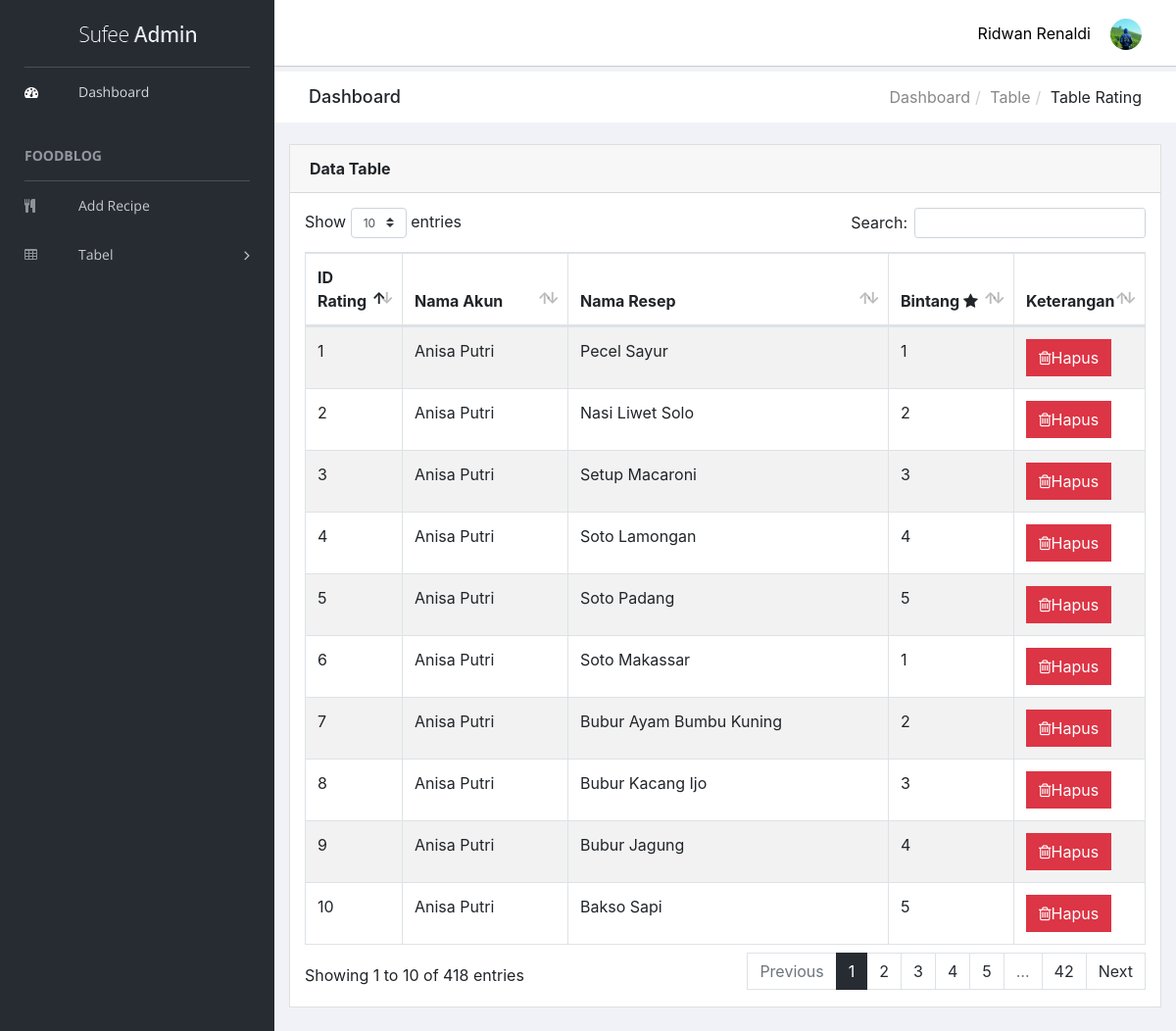
Page /admin/tables-rating.php (signed in) on the committed database.
### tables this page shows
CREATE TABLE `akun` (
  `ID_Akun` int(11) NOT NULL,
  `Nama` varchar(45) NOT NULL,
  `Email` varchar(45) NOT NULL,
  `Password` varchar(45) NOT NULL,
  `Foto` varchar(255) NOT NULL,
  `Status` enum('Admin','User') NOT NULL
);

CREATE TABLE `rating` (
  `ID_Rating` int(11) NOT NULL,
  `ID_Akun` int(11) DEFAULT NULL,
  `ID_Resep` int(11) DEFAULT NULL,
  `Bintang` int(11) DEFAULT NULL
);

CREATE TABLE `resep` (
  `ID_Resep` int(11) NOT NULL,
  `ID_Akun` int(11) DEFAULT NULL,
  `Judul` varchar(255) NOT NULL,
  `Bahan` text NOT NULL,
  `Langkah` text NOT NULL,
  `Waktu` text NOT NULL,
  `Gambar` varchar(255) NOT NULL,
  `Kategori` enum('Appetizer','Main Course','Dessert') NOT NULL,
  `Tanggal` date NOT NULL,
  `Validasi` enum('True','False') NOT NULL
);

### admin/tables-rating.php (the view, shortened to what this page needs)
<?php
    include 'process/connection.php';
    if (!$_SESSION) {
        echo "
            <script>
                document.location = 'page-login.php';;
            </script>
        ";
    } else {
        if ($_SESSION['Admin_Halaman'] == 'SufeeAdmin') {
            $ID_Akun = $_SESSION['Admin_ID_Akun'];
            $query = "SELECT * FROM Akun WHERE ID_Akun='$ID_Akun' AND Status='Admin' ";
            $kueri = "
            SELECT ID_Rating, Nama, Judul, Bintang
            FROM Rating, Akun, Resep
            WHERE Rating.ID_Akun = Akun.ID_Akun
            AND Rating.ID_Resep = Resep.ID_Resep";
            try {
                $exe = mysqli_query($link, $query);
                $result = mysqli_fetch_assoc($exe);
                if (!$result) {
                    echo "
                        <script>
                            document.location = 'page-login.php';;
                        </script>
                    ";
                } else {
                    $run = mysqli_query($link, $kueri);
                    $data = mysqli_fetch_all($run, MYSQLI_ASSOC);
                }
            } catch (Exception $e) {
            }
        } elseif ($_SESSION['Halaman'] == 'Foodblog') {
            echo "
                <script>
                    document.location = 'page-login.php';
                </script>
            ";
        } else {
            session_destroy();
        }
    }
?>
<!doctype html>
<html class="no-js" lang="en">
<head>
    <link rel="stylesheet" href="vendors/bootstrap/dist/css/bootstrap.min.css">
    <link rel="stylesheet" href="vendors/font-awesome/css/font-awesome.min.css">
    <link rel="stylesheet" href="vendors/themify-icons/css/themify-icons.css">
    <link rel="stylesheet" href="vendors/flag-icon-css/css/flag-icon.min.css">
    <link rel="stylesheet" href="vendors/selectFX/css/cs-skin-elastic.css">
    <link rel="stylesheet" href="vendors/datatables.net-bs4/css/dataTables.bootstrap4.min.css">
    <link rel="stylesheet" href="vendors/datatables.net-buttons-bs4/css/buttons.bootstrap4.min.css">
    <link rel="stylesheet" href="assets/css/style.css">
</head>
<body>
    <aside id="left-panel" class="left-panel">
        <nav class="navbar navbar-expand-sm navbar-default">
            <div class="navbar-header">
                <a class="navbar-brand" href="./"><img src="images/logo.png" alt="Logo"></a>
            </div>
            <div id="main-menu" class="main-menu collapse navbar-collapse">
                <ul class="nav navbar-nav">
                    <li class="active">
                        <a href="index.php"> <i class="menu-icon fa fa-dashboard"></i>Dashboard </a>
                    </li>
                    <h3 class="menu-title">FoodBlog</h3>
                    <li>
                        <a href="recipe-add.php"> <i class="menu-icon fa fa-cutlery"></i>Add Recipe</a>
                    </li>
                    <li class="menu-item-has-children dropdown">
                        <a href="#" class="dropdown-toggle" data-toggle="dropdown" aria-haspopup="true" aria-expanded="false"> <i class="menu-icon fa fa-table"></i>Tabel</a>
                    </li>
                </ul>
            </div>
        </nav>
    </aside>
    <div id="right-panel" class="right-panel">
        <header id="header" class="header">
            <div class="header-menu">
                <div class="col-sm-7">
                </div>
                <div class="col-sm-5">
                    <div class="user-area dropdown float-right">
                        <a href="#" class="dropdown-toggle" data-toggle="dropdown" aria-haspopup="true" aria-expanded="false">
                            <img class="user-avatar rounded-circle" src="../img/profile/<?php echo $result['Foto'] ;?>" alt="User Avatar">
                        </a>
                    </div>
                    <div class="language-select dropdown" id="language-select">
                        <label>
                            <font><?php echo $result['Nama']; ?></font>
                        </label>
                    </div>
                </div>
            </div>
        </header>
        <div class="breadcrumbs">
            <div class="col-sm-4">
                <div class="page-header float-left">
                    <div class="page-title">
                        <h1>Dashboard</h1>
                    </div>
                </div>
            </div>
            <div class="col-sm-8">
                <div class="page-header float-right">
                    <div class="page-title">
                        <ol class="breadcrumb text-right">
                            <li><a href="#">Dashboard</a></li>
                            <li><a href="#">Table</a></li>
                            <li class="active">Table Rating</li>
                        </ol>
                    </div>
                </div>
            </div>
        </div>
        <div class="content mt-3">
            <div class="animated fadeIn">
                <div class="row">
                    <div class="col-md-12">
                        <div class="card">
                            <div class="card-header">
                                <strong class="card-title">Data Table</strong>
                            </div>
                            <div class="card-body">
                                <table id="bootstrap-data-table-export" class="table table-striped table-bordered">
                                    <thead>
                                        <tr>
                                            <th>ID<br>Rating</th>
                                            <th>Nama Akun</th>
                                            <th>Nama Resep</th>
                                            <th>Bintang <i class="fa fa-star"></i></th>
                                            <th width="10%">Keterangan</th>
                                        </tr>
                                    </thead>
                                    <tbody>
                                        <?php
                                            foreach ($data as $key => $value) {
                                        ?>
                                        <tr>
                                            <td><?php echo $value['ID_Rating'] ;?></td>
                                            <td><?php echo $value['Nama'] ;?></td>
                                            <td><?php echo $value['Judul'] ;?></td>
                                            <td><?php echo $value['Bintang'] ;?></td>
                                            <td>
                                                <a href="tables-rating.php?hapus=<?php echo $value['ID_Rating'];?>" onclick="return confirm('Yakin ingin menghapusnya?')">
                                                    <button class="btn btn-danger"><span class="fa fa-trash-o"></span>Hapus</button>
                                                </a>
                                            </td>
                                        </tr>
                                        <?php
                                            }
                                        ?>
                                    </tbody>
                                </table>
                            </div>
                        </div>
                    </div>
                </div>
            </div>
        </div>
    </div>
</body>
</html>

### rows in the picture
akun: Foto (picture), Nama "Ridwan Renaldi"
rating: ID_Rating "1", ID_Akun.Nama "Anisa Putri", ID_Resep.Judul "Pecel Sayur", Bintang "1"
rating: ID_Rating "2", ID_Akun.Nama "Anisa Putri", ID_Resep.Judul "Nasi Liwet Solo", Bintang "2"
rating: ID_Rating "3", ID_Akun.Nama "Anisa Putri", ID_Resep.Judul "Setup Macaroni", Bintang "3"
rating: ID_Rating "4", ID_Akun.Nama "Anisa Putri", ID_Resep.Judul "Soto Lamongan", Bintang "4"
rating: ID_Rating "5", ID_Akun.Nama "Anisa Putri", ID_Resep.Judul "Soto Padang", Bintang "5"
rating: ID_Rating "6", ID_Akun.Nama "Anisa Putri", ID_Resep.Judul "Soto Makassar", Bintang "1"
rating: ID_Rating "7", ID_Akun.Nama "Anisa Putri", ID_Resep.Judul "Bubur Ayam Bumbu Kuning", Bintang "2"
rating: ID_Rating "8", ID_Akun.Nama "Anisa Putri", ID_Resep.Judul "Bubur Kacang Ijo", Bintang "3"
rating: ID_Rating "9", ID_Akun.Nama "Anisa Putri", ID_Resep.Judul "Bubur Jagung", Bintang "4"
rating: ID_Rating "10", ID_Akun.Nama "Anisa Putri", ID_Resep.Judul "Bakso Sapi", Bintang "5"
